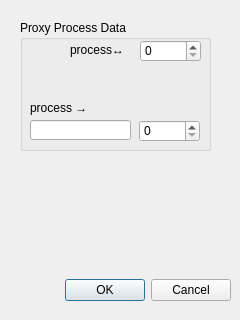
<?xml version="1.0" encoding="UTF-8"?>
<ui version="4.0">
 <class>MIXconfig</class>
 <widget class="QDialog" name="MIXconfig">
  <property name="geometry">
   <rect>
    <x>0</x>
    <y>0</y>
    <width>240</width>
    <height>320</height>
   </rect>
  </property>
  <property name="windowTitle">
   <string notr="true">MINTmix configuration</string>
  </property>
  <widget class="QDialogButtonBox" name="closeButtons">
   <property name="geometry">
    <rect>
     <x>10</x>
     <y>270</y>
     <width>221</width>
     <height>41</height>
    </rect>
   </property>
   <property name="orientation">
    <enum>Qt::Horizontal</enum>
   </property>
   <property name="standardButtons">
    <set>QDialogButtonBox::Cancel|QDialogButtonBox::Ok</set>
   </property>
  </widget>
  <widget class="QGroupBox" name="frame_proxy">
   <property name="geometry">
    <rect>
     <x>20</x>
     <y>20</y>
     <width>191</width>
     <height>131</height>
    </rect>
   </property>
   <property name="title">
    <string>Proxy Process Data</string>
   </property>
   <widget class="QSpinBox" name="proxy_recvPort">
    <property name="geometry">
     <rect>
      <x>120</x>
      <y>20</y>
      <width>61</width>
      <height>22</height>
     </rect>
    </property>
    <property name="toolTip">
     <string>data sent to this port is forwarded to the SMi's /process/</string>
    </property>
    <property name="maximum">
     <number>65535</number>
    </property>
   </widget>
   <widget class="QLineEdit" name="proxy_sendHost">
    <property name="geometry">
     <rect>
      <x>10</x>
      <y>100</y>
      <width>101</width>
      <height>20</height>
     </rect>
    </property>
    <property name="toolTip">
     <string>process-data gets forwarded to this host</string>
    </property>
   </widget>
   <widget class="QSpinBox" name="proxy_sendPort">
    <property name="geometry">
     <rect>
      <x>119</x>
      <y>100</y>
      <width>61</width>
      <height>22</height>
     </rect>
    </property>
    <property name="toolTip">
     <string>process-data gets forwarded to this port</string>
    </property>
    <property name="maximum">
     <number>65535</number>
    </property>
   </widget>
   <widget class="QLabel" name="label_fromProcess">
    <property name="geometry">
     <rect>
      <x>10</x>
      <y>80</y>
      <width>101</width>
      <height>16</height>
     </rect>
    </property>
    <property name="text">
     <string>process →</string>
    </property>
   </widget>
   <widget class="QLabel" name="label_toProcess">
    <property name="geometry">
     <rect>
      <x>50</x>
      <y>20</y>
      <width>60</width>
      <height>20</height>
     </rect>
    </property>
    <property name="text">
     <string>process↔</string>
    </property>
   </widget>
  </widget>
 </widget>
 <resources/>
 <connections>
  <connection>
   <sender>closeButtons</sender>
   <signal>accepted()</signal>
   <receiver>MIXconfig</receiver>
   <slot>accept()</slot>
   <hints>
    <hint type="sourcelabel">
     <x>248</x>
     <y>254</y>
    </hint>
    <hint type="destinationlabel">
     <x>157</x>
     <y>274</y>
    </hint>
   </hints>
  </connection>
  <connection>
   <sender>closeButtons</sender>
   <signal>rejected()</signal>
   <receiver>MIXconfig</receiver>
   <slot>reject()</slot>
   <hints>
    <hint type="sourcelabel">
     <x>316</x>
     <y>260</y>
    </hint>
    <hint type="destinationlabel">
     <x>286</x>
     <y>274</y>
    </hint>
   </hints>
  </connection>
 </connections>
</ui>
